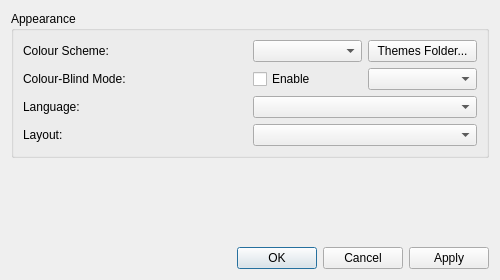
<?xml version="1.0" encoding="UTF-8"?>
<!--
  This file is part of rmap.

  rmap is free software: you can redistribute it and/or modify
  it under the terms of the GNU General Public License as published by
  the Free Software Foundation, either version 3 of the License, or
  (at your option) any later version.

  rmap is distributed in the hope that it will be useful,
  but WITHOUT ANY WARRANTY; without even the implied warranty of
  MERCHANTABILITY or FITNESS FOR A PARTICULAR PURPOSE.  See the
  GNU General Public License for more details.

  You should have received a copy of the GNU General Public License
  along with rmap.  If not, see <https://www.gnu.org/licenses/>.

  Copyright (c) 2026 Ezequiel Alves. All rights reserved.
-->
<ui version="4.0">
 <class>preferences</class>
 <widget class="QDialog" name="preferences">
  <property name="geometry">
   <rect>
    <x>0</x>
    <y>0</y>
    <width>500</width>
    <height>280</height>
   </rect>
  </property>
  <property name="minimumSize">
   <size>
    <width>400</width>
    <height>220</height>
   </size>
  </property>
  <property name="windowTitle">
   <string>Preferences</string>
  </property>
  <property name="windowIcon">
   <iconset resource="resources.qrc">
    <normaloff>:/icons/app_icon.png</normaloff>:/icons/app_icon.png</iconset>
  </property>
  <layout class="QVBoxLayout" name="mainVerticalLayout">
   <item>
    <widget class="QGroupBox" name="groupAppearance">
     <property name="title">
      <string>Appearance</string>
     </property>
     <layout class="QGridLayout" name="appearanceGridLayout">
      <item row="0" column="0">
       <widget class="QLabel" name="label_colourScheme">
        <property name="text">
         <string>Colour Scheme:</string>
        </property>
       </widget>
      </item>
      <item row="0" column="1">
       <layout class="QHBoxLayout" name="colourSchemeLayout">
        <item>
         <widget class="QComboBox" name="colourSchemeCombo"/>
        </item>
        <item>
         <widget class="QPushButton" name="btnOpenThemesFolder">
          <property name="text">
           <string>Themes Folder...</string>
          </property>
          <property name="toolTip">
           <string>Open custom themes directory to add or edit custom JSON themes</string>
          </property>
         </widget>
        </item>
       </layout>
      </item>
      <item row="1" column="0">
       <widget class="QLabel" name="label_colourBlindMode">
        <property name="text">
         <string>Colour-Blind Mode:</string>
        </property>
       </widget>
      </item>
      <item row="1" column="1">
       <layout class="QHBoxLayout" name="colourBlindLayout">
        <item>
         <widget class="QCheckBox" name="colourBlindMode">
          <property name="text">
           <string>Enable</string>
          </property>
          <property name="toolTip">
           <string>Enable barrier-free high-contrast palette with explicit textual access policy tags</string>
          </property>
         </widget>
        </item>
        <item>
         <widget class="QComboBox" name="colourBlindCombo">
          <property name="toolTip">
           <string>Select Colour Vision Deficiency (CVD) profile</string>
          </property>
         </widget>
        </item>
       </layout>
      </item>
      <item row="2" column="0">
       <widget class="QLabel" name="label_language">
        <property name="text">
         <string>Language:</string>
        </property>
       </widget>
      </item>
      <item row="2" column="1">
       <widget class="QComboBox" name="languageCombo"/>
      </item>
      <item row="3" column="0">
       <widget class="QLabel" name="label_layout">
        <property name="text">
         <string>Layout:</string>
        </property>
       </widget>
      </item>
      <item row="3" column="1">
       <widget class="QComboBox" name="layoutCombo"/>
      </item>
     </layout>
    </widget>
   </item>
   <item>
    <spacer name="verticalSpacer">
     <property name="orientation">
      <enum>Qt::Vertical</enum>
     </property>
     <property name="sizeHint" stdset="0">
      <size>
       <width>20</width>
       <height>40</height>
      </size>
     </property>
    </spacer>
   </item>
   <item>
    <widget class="QDialogButtonBox" name="buttonBox">
     <property name="orientation">
      <enum>Qt::Horizontal</enum>
     </property>
     <property name="standardButtons">
      <set>QDialogButtonBox::Apply|QDialogButtonBox::Cancel|QDialogButtonBox::Ok</set>
     </property>
    </widget>
   </item>
  </layout>
 </widget>
 <resources>
  <include location="resources.qrc"/>
 </resources>
 <connections>
  <connection>
   <sender>buttonBox</sender>
   <signal>accepted()</signal>
   <receiver>preferences</receiver>
   <slot>accept()</slot>
   <hints>
    <hint type="sourcelabel">
     <x>248</x>
     <y>254</y>
    </hint>
    <hint type="destinationlabel">
     <x>157</x>
     <y>274</y>
    </hint>
   </hints>
  </connection>
  <connection>
   <sender>buttonBox</sender>
   <signal>rejected()</signal>
   <receiver>preferences</receiver>
   <slot>reject()</slot>
   <hints>
    <hint type="sourcelabel">
     <x>316</x>
     <y>260</y>
    </hint>
    <hint type="destinationlabel">
     <x>286</x>
     <y>274</y>
    </hint>
   </hints>
  </connection>
 </connections>
</ui>
